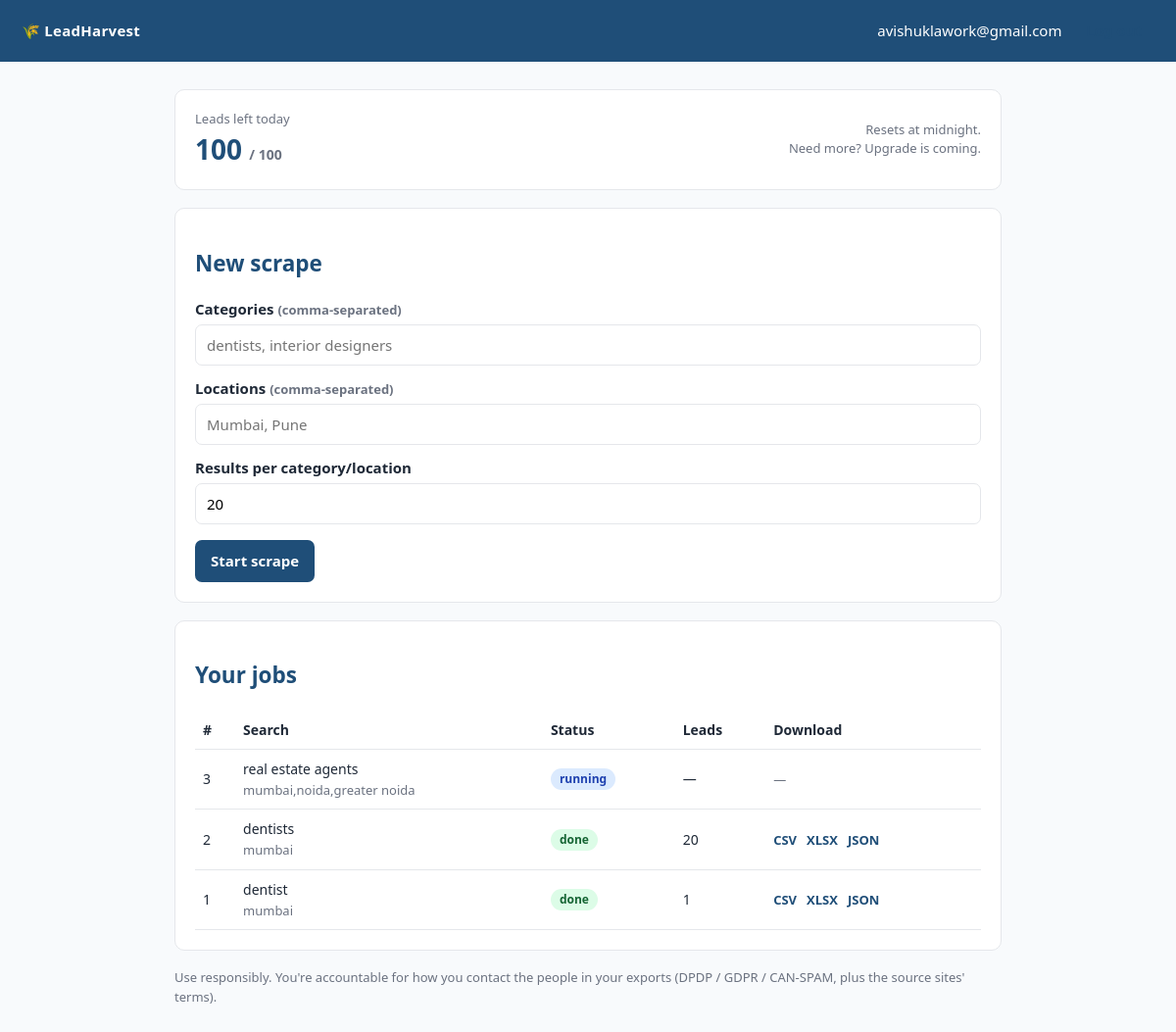
Page / (signed in) on the earlier database version.
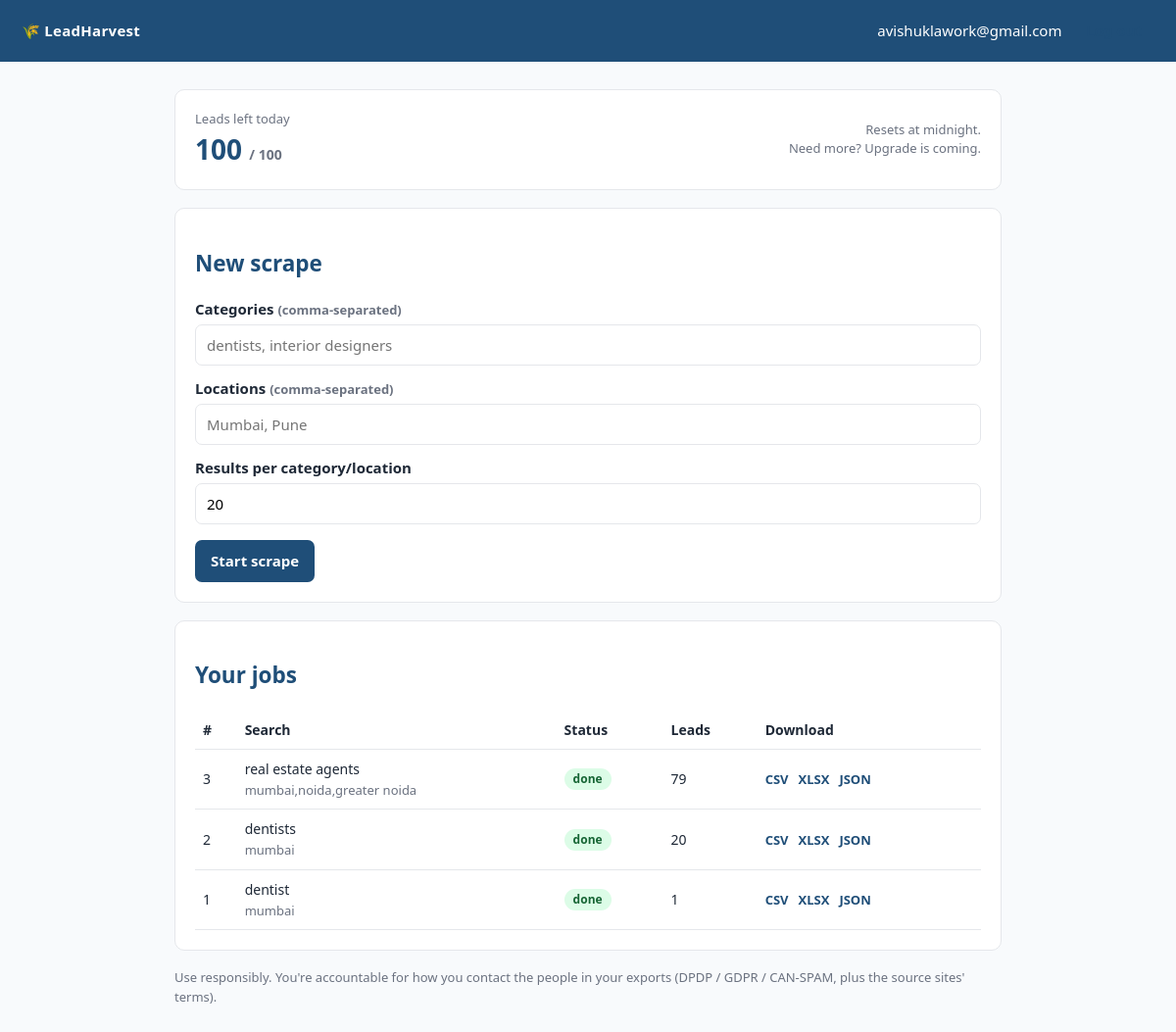
Same page on the later database version.
### webapp/models.py (models this page shows, shortened)
class User(Base):
    __tablename__ = "users"
    id: Mapped[int] = mapped_column(primary_key=True)
    email: Mapped[str] = mapped_column(String(255), unique=True, index=True)
    password_hash: Mapped[str] = mapped_column(String(255))
    api_token: Mapped[str] = mapped_column(String(64), unique=True, index=True,
                                           default=_new_token)
    daily_quota: Mapped[int] = mapped_column(Integer, default=DEFAULT_DAILY_QUOTA)
    quota_used: Mapped[int] = mapped_column(Integer, default=0)
    quota_date: Mapped[date] = mapped_column(Date, default=date.today)
    created_at: Mapped[datetime] = mapped_column(DateTime, default=datetime.utcnow)
    jobs: Mapped[list["ScrapeJob"]] = relationship(back_populates="user")

class ScrapeJob(Base):
    __tablename__ = "jobs"
    id: Mapped[int] = mapped_column(primary_key=True)
    user_id: Mapped[int] = mapped_column(ForeignKey("users.id"), index=True)
    categories: Mapped[str] = mapped_column(Text)
    locations: Mapped[str] = mapped_column(Text)
    limit_per_query: Mapped[int] = mapped_column(Integer, default=20)
    max_leads: Mapped[int] = mapped_column(Integer, default=DEFAULT_DAILY_QUOTA)
    status: Mapped[str] = mapped_column(String(20), default="queued", index=True)
    phase: Mapped[str] = mapped_column(String(20), default="")  # maps | emails
    progress_done: Mapped[int] = mapped_column(Integer, default=0)
    progress_total: Mapped[int] = mapped_column(Integer, default=0)
    result_count: Mapped[int] = mapped_column(Integer, default=0)
    email_count: Mapped[int] = mapped_column(Integer, default=0)
    error: Mapped[str] = mapped_column(Text, default="")
    created_at: Mapped[datetime] = mapped_column(DateTime, default=datetime.utcnow)
    finished_at: Mapped[datetime | None] = mapped_column(DateTime, nullable=True)
    user: Mapped["User"] = relationship(back_populates="jobs")

### webapp/main.py (the view)
@app.get("/", response_class=HTMLResponse)
def dashboard(request: Request, db: Session = Depends(get_db)):
    user = current_user(request, db)
    if not user:
        return RedirectResponse("/login", status_code=303)
    jobs = (db.query(models.ScrapeJob)
              .filter_by(user_id=user.id)
              .order_by(models.ScrapeJob.id.desc())
              .limit(50).all())
    return templates.TemplateResponse("dashboard.html", {
        "request": request, "user": user, "jobs": jobs,
        "remaining": user.remaining_quota(), "formats": exporters.available_formats(),
        "error": request.query_params.get("error"),
    })

### webapp/templates/dashboard.html (shortened to what this page needs)
{% extends "base.html" %}
{% block nav %}
  <span>{{ user.email }} &nbsp;
    <form method="post" action="/logout" style="display:inline">
      <button class="ghost" style="padding:5px 12px" type="submit">Log out</button>
    </form>
  </span>
{% endblock %}
{% block content %}
  <div class="card">
    <div style="display:flex;justify-content:space-between;align-items:center">
      <div>
        <div class="muted">Leads left today</div>
        <div class="quota">{{ remaining }} <span class="muted" style="font-size:14px">/ {{ user.daily_quota }}</span></div>
      </div>
      <div class="muted" style="text-align:right">Resets at midnight.<br>Need more? Upgrade is coming.</div>
    </div>
  </div>
  <div class="card">
    <h2>New scrape</h2>
    <form method="post" action="/jobs">
      <label for="categories">Categories <span class="muted">(comma-separated)</span></label>
      <input id="categories" type="text" name="categories" placeholder="dentists, interior designers" required>
      <label for="locations">Locations <span class="muted">(comma-separated)</span></label>
      <input id="locations" type="text" name="locations" placeholder="Mumbai, Pune" required>
      <label for="limit_per_query">Results per category/location</label>
      <input id="limit_per_query" type="number" name="limit_per_query" value="20" min="1" max="50">
      <div style="margin-top:16px">
        <button type="submit" {% if remaining <= 0 %}disabled{% endif %}>
          {% if remaining <= 0 %}Daily limit reached{% else %}Start scrape{% endif %}
        </button>
      </div>
    </form>
  </div>
  <div class="card">
    <h2>Your jobs</h2>
    {% if not jobs %}
      <p class="muted">No jobs yet. Start one above.</p>
    {% else %}
    <table>
      <thead><tr><th>#</th><th>Search</th><th>Status</th><th>Leads</th><th>Download</th></tr></thead>
      <tbody>
      {% for j in jobs %}
        <tr data-job="{{ j.id }}" data-status="{{ j.status }}">
          <td>{{ j.id }}</td>
          <td>{{ j.categories }}<br><span class="muted">{{ j.locations }}</span></td>
          <td class="js-status"><span class="pill {{ j.status }}">{{ j.status }}</span>
              </td>
          <td class="js-count">{{ j.result_count if j.status == 'done' else '—' }}</td>
          <td class="js-dl dl">
            {% if j.status == 'done' %}
              {% for f in formats %}<a href="/jobs/{{ j.id }}/download?format={{ f }}">{{ f|upper }}</a>{% endfor %}
            {% else %}<span class="muted">—</span>{% endif %}
          </td>
        </tr>
      {% endfor %}
      </tbody>
    </table>
    {% endif %}
  </div>
  <p class="muted">Use responsibly. You're accountable for how you contact the people in your exports
     (DPDP / GDPR / CAN-SPAM, plus the source sites' terms).</p>
{% endblock %}

### webapp/templates/base.html (shortened to what this page needs)
<!doctype html>
<html lang="en">
<head>
</head>
<body>
  <header>
    <a class="brand" href="/">🌾 LeadHarvest</a>
    {% block nav %}{% endblock %}
  </header>
  <main>{% block content %}{% endblock %}</main>
</body>
</html>

### webapp/templates/base.html (style rules this page uses)
:root { --ink:#1f2937; --line:#e5e7eb; --brand:#1f4e78; --bg:#f8fafc; }
* { box-sizing: border-box; }
body { margin:0; font:15px/1.5 system-ui,-apple-system,Segoe UI,Roboto,sans-serif; color:var(--ink); background:var(--bg); }
header { background:var(--brand); color:#fff; padding:14px 22px; display:flex; align-items:center; justify-content:space-between; }
header a { color:#fff; text-decoration:none; }
header .brand { font-weight:700; letter-spacing:.3px; }
main { max-width:880px; margin:28px auto; padding:0 18px; }
.card { background:#fff; border:1px solid var(--line); border-radius:10px; padding:20px; margin-bottom:18px; }
h1,h2 { color:var(--brand); }
label { display:block; font-weight:600; margin:12px 0 4px; }
input, button { font:inherit; }
input[type=text],input[type=email],input[type=password],input[type=number] { width:100%; padding:9px 11px; border:1px solid var(--line); border-radius:7px; }
button { background:var(--brand); color:#fff; border:0; border-radius:7px; padding:10px 16px; cursor:pointer; font-weight:600; }
button.ghost { background:transparent; color:var(--brand); border:1px solid var(--brand); }
table { width:100%; border-collapse:collapse; }
th,td { text-align:left; padding:9px 8px; border-bottom:1px solid var(--line); font-size:14px; }
.pill { display:inline-block; padding:2px 9px; border-radius:999px; font-size:12px; font-weight:600; }
.done { background:#dcfce7;color:#166534 }
.muted { color:#6b7280;font-size:13px }
.quota { font-size:28px;font-weight:700;color:var(--brand) }
.dl a { color:var(--brand);text-decoration:none;margin-right:10px;font-weight:600;font-size:13px }

Differences in the rows shown:
changed ScrapeJob "real estate agents": status "running" → "done"; status+result_count "—" → "79"; no longer shows "—"
Other differences:
new list line: "CSV"
new list line: "XLSX"
new list line: "JSON"
